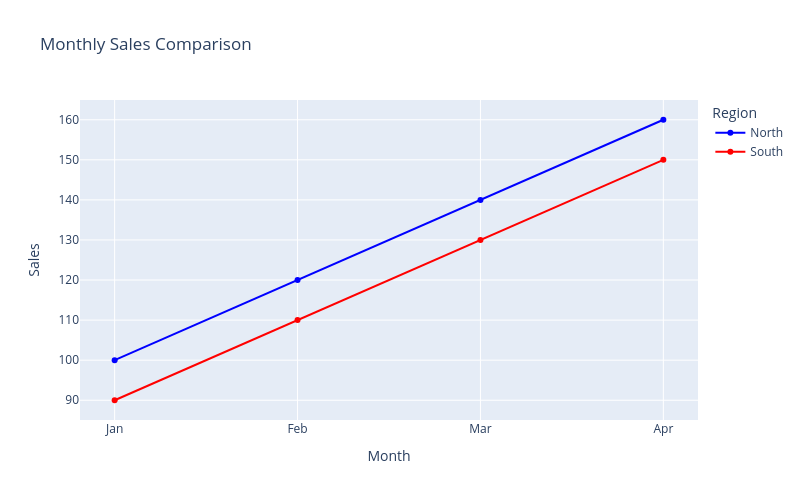

The notebook cell saved with this chart:
### Code cell
import pandas as pd
import plotly.express as px

data = {
    "Month": ["Jan","Feb","Mar","Apr","Jan","Feb","Mar","Apr"],
    "Sales": [100,120,140,160,90,110,130,150],
    "Region": ["North","North","North","North",
               "South","South","South","South"],
    "Profit": [20,25,30,35,18,22,27,32]
}

df = pd.DataFrame(data)
fig = px.line(
    df,
    x="Month",
    y="Sales",
    color="Region",
    markers=True,
    width=800,
    height=500,
    title="Monthly Sales Comparison",
    hover_data=["Profit"],
    color_discrete_sequence=["blue","red"]
)

fig.show()

### Figure 1 — Plotly figure (JSON) as saved in the notebook; plotly's stock layout.template omitted (floating-point values rounded to 4 significant figures)
{"data": [{"customdata": [[20], [25], [30], [35]], "hovertemplate": "Region=North<br>Month=%{x}<br>Sales=%{y}<br>Profit=%{customdata[0]}<extra></extra>", "legendgroup": "North", "line": {"color": "blue", "dash": "solid"}, "marker": {"symbol": "circle"}, "mode": "lines+markers", "name": "North", "orientation": "v", "showlegend": true, "type": "scatter", "x": ["Jan", "Feb", "Mar", "Apr"], "xaxis": "x", "y": [100, 120, 140, 160], "yaxis": "y"}, {"customdata": [[18], [22], [27], [32]], "hovertemplate": "Region=South<br>Month=%{x}<br>Sales=%{y}<br>Profit=%{customdata[0]}<extra></extra>", "legendgroup": "South", "line": {"color": "red", "dash": "solid"}, "marker": {"symbol": "circle"}, "mode": "lines+markers", "name": "South", "orientation": "v", "showlegend": true, "type": "scatter", "x": ["Jan", "Feb", "Mar", "Apr"], "xaxis": "x", "y": [90, 110, 130, 150], "yaxis": "y"}], "layout": {"height": 500, "legend": {"title": {"text": "Region"}, "tracegroupgap": 0}, "title": {"text": "Monthly Sales Comparison"}, "width": 800, "xaxis": {"anchor": "y", "domain": [0, 1], "title": {"text": "Month"}}, "yaxis": {"anchor": "x", "domain": [0, 1], "title": {"text": "Sales"}}}}
